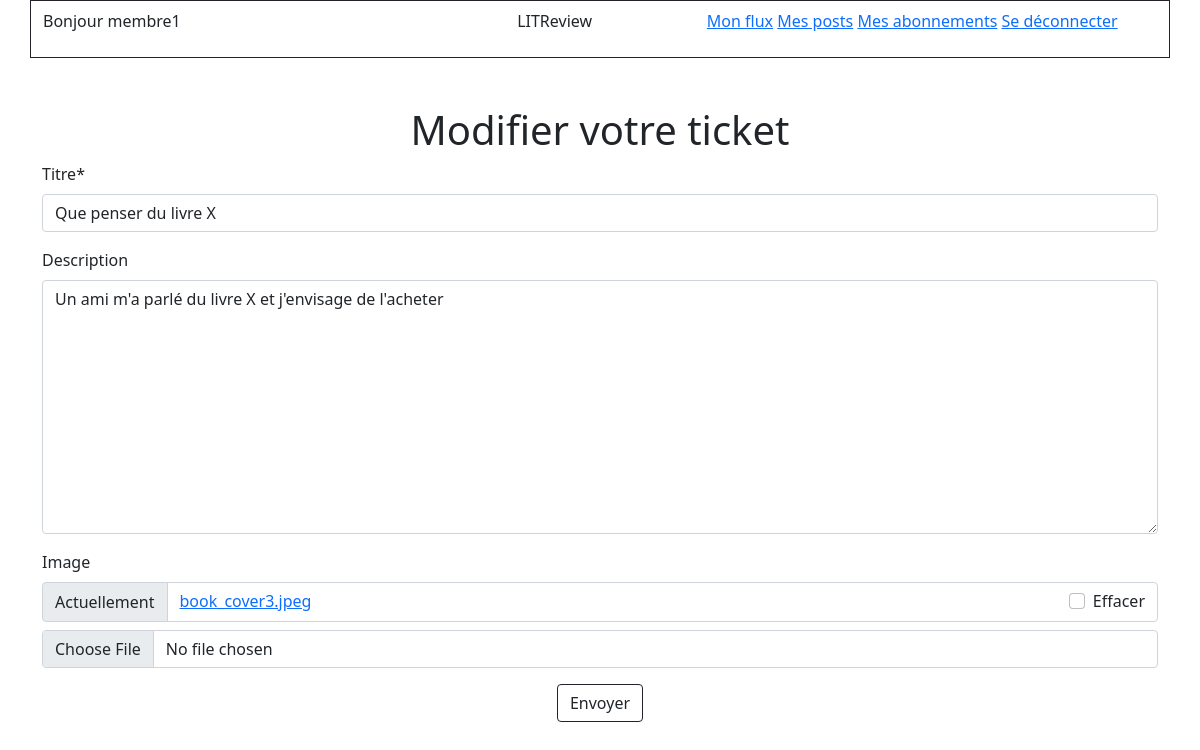
/tickets/32/update/ (signed in), run on the app's committed database.
### authentication/models.py (models this page shows)
class User(AbstractUser):
    SUBSCRIBER = "Membre"
    followed_members = models.ManyToManyField(
        settings.AUTH_USER_MODEL,
        through="UserFollows",
        related_name="followed"
    )

### feed/models.py (models this page shows, shortened)
class Ticket(models.Model):
    objects = models.Manager()
    title = models.CharField(max_length=128)
    description = models.TextField(max_length=2048, blank=True)
    user = models.ForeignKey(
        to=settings.AUTH_USER_MODEL,
        on_delete=models.CASCADE
    )
    image = models.ImageField(null=True, blank=True)
    time_created = models.DateTimeField(auto_now_add=True)
    IMAGE_MAX_SIZE = (100, 100)

### feed/views.py (the view)
# urls.py: path('tickets/<int:ticket_id>/update/', views.update_ticket,
@login_required
def update_ticket(request, ticket_id):
    ticket = Ticket.objects.get(id=ticket_id)
    form = EditTicketForm(instance=ticket)
    if request.method == 'POST':
        form = EditTicketForm(request.POST, request.FILES, instance=ticket)
        if form.is_valid():
            form.save()
            return redirect('feed:my-posts')
    return render(request, 'feed/ticket_update.html', {'form': form})

### feed/forms.py
class EditTicketForm(forms.ModelForm):
    class Meta:
        model = models.Ticket
        fields = ['title', 'description', 'image']
        labels = {'title': 'Titre'}

### feed/templates/feed/ticket_update.html (shortened to what this page needs)
{% extends "base.html" %}
{% load crispy_forms_tags %}
{% block content %}
    <h1 class="text-center">Modifier votre ticket </h1>
    <form action="" method="post">
        {{ form|crispy }}
        <div class="text-center">
            <input type="submit" value="Envoyer" class="btn btn-outline-dark">
        </div>
    </form>
{% endblock content %}

### templates/base.html (shortened to what this page needs)
<!DOCTYPE html>
<html lang="en" xmlns="http://www.w3.org/1999/html">
<head>
    <link href="https://cdn.jsdelivr.net/npm/bootstrap@5.1.3/dist/css/bootstrap.min.css" rel="stylesheet">
</head>
<body>
    <header>
        <nav class="bg_light">
            <div class="container">
                <div class="row border border-dark py-2">
                    <div class="col-5 align-self-center">
                        {% if user.is_authenticated %}
                            <p>Bonjour {{ user.username }}</p>
                        {% endif %}
                    </div>
                    <div class="col-2">
                        <p>LITReview</p>
                    </div>
                    <div class="col-5">
                        {% if user.is_authenticated %}
                            <a href="{% url 'feed:my-flow' %}" class="link-primary">Mon flux</a>
                            <a href="{% url 'feed:my-posts' %}">Mes posts</a>
                            <a href="{% url 'authentication:follows' %}">Mes abonnements</a>
                            <a href="{% url 'authentication:logout' %}">Se déconnecter</a>
                        {% endif %}
                    </div>
                </div>
            </div>
        </nav>
    </header>
    <section class="container my-5">
    {% block content %}
    {% endblock content %}
    </section>
</body>
</html>

### data on the page
User: username "membre1"
Ticket: title "Que penser du livre X", description "Un ami m'a parlé du livre X et j'envisage de l'acheter"
